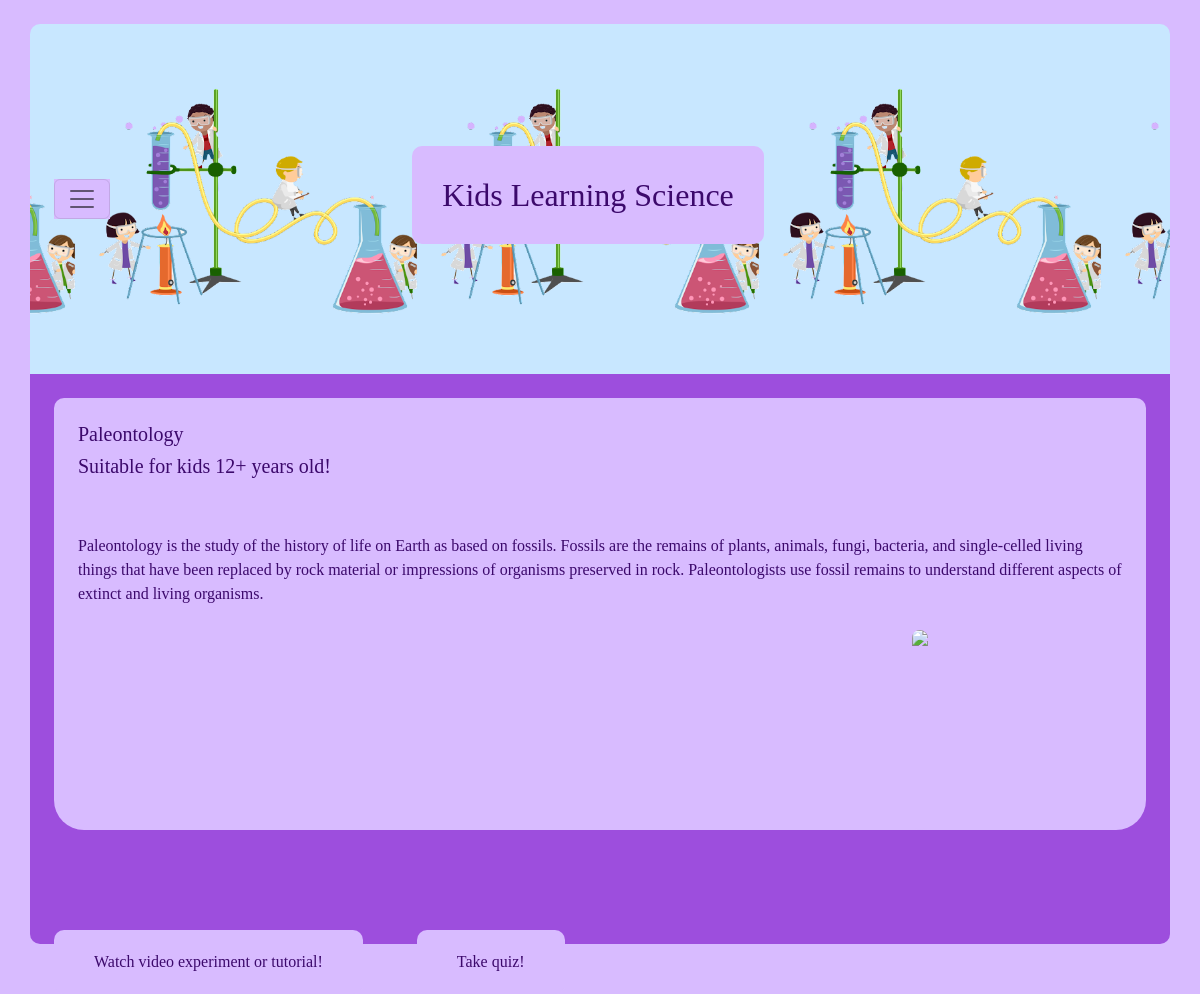
The app's page /paleonthology/advanced/ with its own data.
### HW5App/models.py (models this page shows, shortened)
class Course(models.Model):
    title = models.CharField(max_length=50)
    description = models.TextField(max_length=1000, null=True)
    topic = models.ForeignKey(Topic, on_delete=models.CASCADE)
    age = models.ForeignKey(AgeGroup, on_delete=models.CASCADE)
    tutorial_Video = EmbedVideoField()
    videodescription = models.CharField(max_length=50, null=True)

class Topic(models.Model):
    title = models.CharField(max_length=50)

class AgeGroup(models.Model):
    title = models.CharField(max_length=50)

### HW5App/views.py (the view)
# urls.py: path('paleonthology/advanced/', pal3, name="pal3"),
def pal3(request):
    try:
        courses = Course.objects.all()
    except Course.DoesNotExist:
        courses = None
    context = {"courses": list(courses)}
    return render(request, "pal3.html", context=context)

### templates/pal3.html (shortened to what this page needs)
<!DOCTYPE html>
<html lang="en">
<head>
    <link href="https://cdn.jsdelivr.net/npm/bootstrap@5.2.0-beta1/dist/css/bootstrap.min.css" rel="stylesheet"
>
        {% load static %} background-image: url('{% static 'kids.png'%}');
</head>
<body>
<div class="container">
    <nav class="navbar mt-4 p-4">
        <div>
            <button class="navbar-toggler " type="button" data-bs-toggle="offcanvas" data-bs-target="#offcanvasNavbar"
                    aria-controls="offcanvasNavbar">
                <span class="navbar-toggler-icon"></span>
            </button>
        </div>
        <h2 class="title">Kids Learning Science <br>
            </h2>
    </nav>
    <div class="jumbotron p-4 text-left">
        <div id="div1">
            <div class="p-4 border-top-custom">
                <h5>{{ courses.8.topic.title }}</h5>
                <h5>Suitable for kids {{ courses.8.age.title }} years old!</h5>
            </div>
            <div class="p-4">
                {{ courses.8.description }}
            </div>
            <img style="float: right; margin-right: 20%; border-radius: 10px; height: 200px"
                 src="https://www.amnh.org/var/ezflow_site/storage/images/media/amnh/images/our-research/paleontology2/paleontology-listing-images/paleontology-landing-2-2880-1080/3913673-1-eng-US/paleontology-landing-2-2880-1080_facebookshare_1200.jpg">
            <p class="lead"></p>
        </div>
        <button class="watch" ><a style="background-color: transparent; padding: 20px; text-decoration: none; color: #3c096c" href="{% url 'pal3tutorial' %}">Watch video experiment or tutorial!</a></button>
        <button class="watch"><a style="background-color: transparent; padding: 20px; text-decoration: none; color: #3c096c" href="{% url 'quiz' %}">Take quiz!</a></button>
    </div>
</div>
</body>
</html>

### records on screen
Course: topic.title "Paleontology", age.title "12+", description "Paleontology is the study of the history of life on Earth as based on fossils. Fossils are the remains of plants, animals, fungi, bacteria, and single-celled living things that have been replaced by rock material or impressions of organisms preserved in rock. Paleontologists use fossil remains to understand different aspects of extinct and living organisms."
